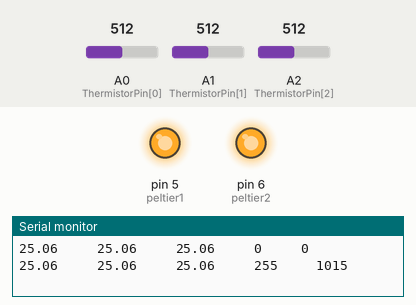
Recording of a sketch running on a simulated Arduino Mega 2560, built with avr-gcc and run on an emulated ATmega2560. Parts: output pins drawn as LEDs (lit = HIGH), the last lines printed to the serial monitor. Inputs (shaded band) come from the test bench; at power-on: A0 (ThermistorPin[0]) = 512, A1 (ThermistorPin[1]) = 512, A2 (ThermistorPin[2]) = 512.

Above: at 1.2 s.
1.3 s: A0 (ThermistorPin[0]) set to 490
At 2.8 s:
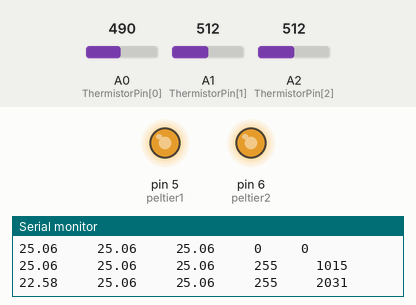
4.3 s: A0 (ThermistorPin[0]) set to 306
At 6.0 s:
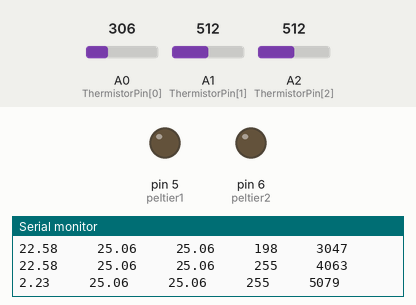
6.5 s: A0 (ThermistorPin[0]) set to 511
At 7.5 s:
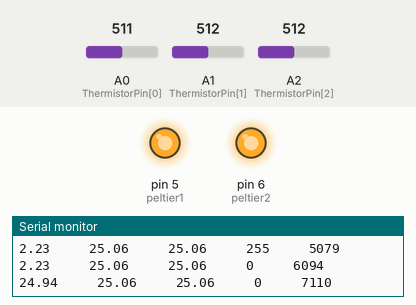
8.6 s: A0 (ThermistorPin[0]) set to 122
At 10.2 s:
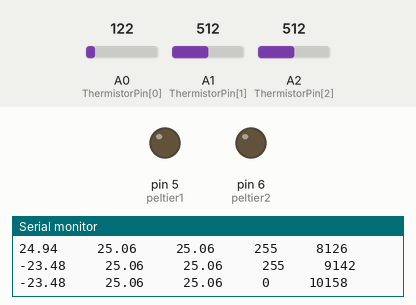
Timing chart, 0 to 11.6 s (numbered marks = the images above; inputs shaded):
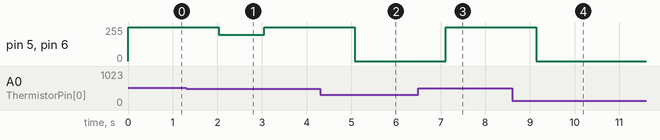

The sketch:

peltiercoolercode.ino
```cpp
/*
 Lawrence Berkeley National Lab 2017
 Adrien Stejer

 This code was written to control two Peltier devices (thermo-electric coolers, TECs) by using two N-channel
 MOSFETs connected to two external power supplies, Arduino PWM outputs, and two peltier elements. Peltier1 was
 mounted in between two aluminum pieces which was then fit into a plastic piece made specifically for the project,
 peltier2 was placed between the CPU cooler and one of the aluminum plates. On each side of the aluminum pieces
 an NTC Thermistor(Negative Temperature Coefficient) was mounted and placed in a voltage divider mounted on a
 ProtoShield on the Arduino Mega 2560, another NTC was also placed on the CPU cooler on the hot side of Peltier2.
 These are read out by three analog ports on the arduino, converted to voltage,and then using the voltage divider
 equation the resistance and then current temperature (based on the beta coefficient of the NTC) is found.
 After the current temperature is found, the PID controller function computes the output to the gate of the MOSFET
 through the PWM port based on how far the current temperature is from the setpoint and the PID coefficients.
 And this cycle continues, Arduino gets temperature, that information is put into the PID function, it computes
 the new PWM output based on how far the temperature is from the setpoint and the PID coefficients, the MOSFET then
 changes the power to the Peltier which should change the temperature, and then the cycle starts over again.

 The only thing that should be changed about this code is the PID coefficients, which depend on the system at hand, I
 personally used the Ziegler-Nichols Method to determine the coefficients but there are other ways to determine the
 coeffiecients including just blind guessing. From reading online it seems that for temperature control, as a general guideline
 the proportional coefficient(kp) should be high on the order of 100 and the integral and differential coefficients
 should be small on the order of 10 or 1.

 Apart from that the pin locations can be changed as you please but if you decide to add more NTCs or peltiers remember
 that they need to have sequential or different numbering. But for the most part you can copy and paste the code and just
 change the numbers and this should work for any numbe of peltiers and NTCs.

 Enjoy!

 */
#include <PID_v1.h>       // This includes the PID Library which is necessary to control the power driving the peltier based on how far away the current temperature is from the setpoint

int peltier1=5, peltier2=6;
double Output1;                     // declares the output parameter necessary for the PID function, in this case it's an integer from 0 to 255
double Celsius1;                    // declares the input for the PID algorithm and what we are trying to control
double Setpoint1;                   // declares the setpoint for each of the PID functions, 1 for the cold side and 2 for the shared side of the peltiers
unsigned long time;

//below are variables for NTC temp sensor
int ThermistorPin[3] = {A0, A1, A2};       // declares the analog pin addresses for the thermistors
float V1;                                                        // declares the voltages that will be computed from the analog output in the voltage dividers
float Vin = 5;                                                           // voltage applied to the voltage divider, used in analog conversion
float R0 = 10000.;                                                       // the other resistor value in the voltage divider, also the R value of the NTC at 25C
float logR1, R1;                       // declares variables for the current temperature calculation
float T[3];
float c1 = 298.15, b=3070.;                                              // c1 is 25C in Kelvin and b is the Beta value of the thermistor, we had to calibrate this as it was not the nominal value
float dT,x;
int counter=9;                                                           // counter used to slow down the serial window when it prints out the temperature

/*
 * @param Celsius -- the variable to control
 * @param Output -- the value of the pwm to be calculated by the PID.compute() method
 * @param Setpoint -- the value of Celsius that the algorithm tries to attain.
 * @param kp -- (tentative: 100) maybe 150
 * @param ki -- (tentative: 10) maybe 12.5
 * @param kd -- (tentative: 1) maybe 3.125
 * @param Direction -- (tentative REVERSE)
 */

PID tempController(&Celsius1, &Output1, &Setpoint1, 400, 32, 1250, REVERSE);     // creates a PID controller linked to the peltier1 element, description of arguements/parameters given above


void setup() {
  Serial.begin(9600);                       // sets the baud for serial data transmission, make sure this matches with baud in serial monitor/plotter or you won't see the data printing out
  Celsius1 = T[0];                            // sets the first and second thermistor temps as the inputs for the PID controllers
  Setpoint1 = 15 ;                          // desired temperature(in C) for cold side of peltier1, ideally, -30 or -40
  tempController.SetSampleTime(1000);       // changed from 1000 to 200, let's see how this goes
  tempController.SetOutputLimits(0, 255);  // ensures the output is from 0 to 255 otherwise pwm won't work
  tempController.SetMode(AUTOMATIC);       // specifies that the PID should be ON

  /*the following section can be edited to change the PWM frequency */
  /*
  TCCR3A = 0x23 ;
  TCCR3B = 0x09 ; // mode 7, clock prescale by 1
  OCR3A = 160-1 ;  // 160 clock periods = 10us per cycle
  OCR3B =0 ;
  TCNT3 =0 ;

  TCCR4A = 0x23 ;
  TCCR4B = 0x09 ; // mode 7, clock prescale by 1
  OCR4A = 160-1 ;  // 160 clock periods = 10us per cycle
  OCR4B =0 ;
  TCNT4 =0 ;
  */


}

void loop() {
  time = millis();
  counter +=1;                  // adds one to counter used to slow down the serial window when it prints out the temperature

/*Begin temperature monitoring */
  /*NTC Temp sensors */
  for(int i=0; i<3; i++){
    V1=(5/1023.0)*analogRead(ThermistorPin[i]);         // converts analog readout to voltage
    R1 = R0 * (Vin/V1 - 1.0);                           // voltage divider equation to find current resistance of thermistor
    logR1 = log(R1/R0);
    T[i] = (1.0 / (1/c1 + ((1/b)*logR1)))-273.15;       // beta equation gives the current temperature, could also use steinhart-hart eqn for more accuracy
  }


  if (counter == 10){           // ensures that the serial window prints every second rather than constantly
    for(int i=0; i<3; i++){
      Serial.print(T[i]);
      Serial.print("     ");
    }
    Serial.print((int)Output1);
    Serial.print("     ");
    Serial.print(time);
    Serial.println();
    counter=0;                  // sets counter back to 0 so it can print again after another second
  }

 Celsius1 = T[0];

 boolean s1 = tempController.Compute();           // recomputes(at frequency specified by SetSampleTime) the output value going to the MOSFET through the pwm, it technically gives a boolean value (did it recompute output or not) but after it recomputes, the PID output changes
 analogWrite(peltier1, Output1);                   // the new output has been calculated and this send the new value to the analog port
 analogWrite(peltier2, Output1);                   // the new output has been calculated and this send the new value to the analog port

 delay(100);

}
```

Measured:
- the behaviour switches between 491 and 490 on A0 (ThermistorPin[0]) (found by bisection; images 0 and 1)
- after the input at 1.3 s, pin 5 (peltier1), pin 6 (peltier2): 255/255 → 198/255 after 0.74 s, → 255/255 1.0 s later
- after the input at 4.3 s, pin 5 (peltier1), pin 6 (peltier2): 255/255 → 0/255 after 0.78 s
- after the input at 6.5 s, pin 5 (peltier1), pin 6 (peltier2): 0/255 → 255/255 after 0.61 s
- after the input at 8.6 s, pin 5 (peltier1), pin 6 (peltier2): 255/255 → 0/255 after 0.55 s
